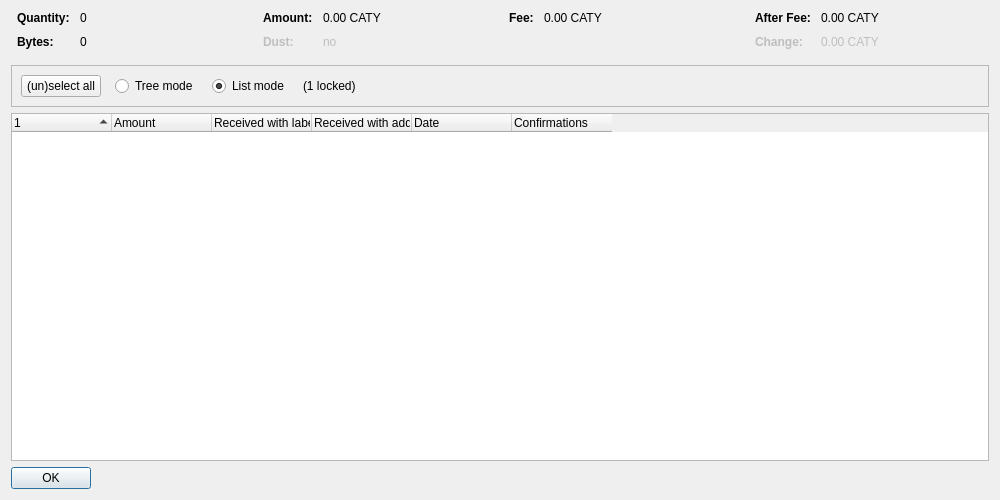
<?xml version="1.0" encoding="UTF-8"?>
<ui version="4.0">
 <class>CoinControlDialog</class>
 <widget class="QDialog" name="CoinControlDialog">
  <property name="geometry">
   <rect>
    <x>0</x>
    <y>0</y>
    <width>1000</width>
    <height>500</height>
   </rect>
  </property>
  <property name="windowTitle">
   <string>Coin Selection</string>
  </property>
  <layout class="QVBoxLayout" name="verticalLayout">
   <item>
    <layout class="QHBoxLayout" name="horizontalLayoutTop" stretch="0,0,0,0">
     <property name="topMargin">
      <number>0</number>
     </property>
     <property name="bottomMargin">
      <number>10</number>
     </property>
     <item>
      <layout class="QFormLayout" name="formLayoutCoinControl1">
       <property name="horizontalSpacing">
        <number>10</number>
       </property>
       <property name="verticalSpacing">
        <number>10</number>
       </property>
       <property name="leftMargin">
        <number>6</number>
       </property>
       <property name="rightMargin">
        <number>6</number>
       </property>
       <item row="0" column="0">
        <widget class="QLabel" name="labelCoinControlQuantityText">
         <property name="font">
          <font>
           <weight>75</weight>
           <bold>true</bold>
          </font>
         </property>
         <property name="text">
          <string>Quantity:</string>
         </property>
        </widget>
       </item>
       <item row="0" column="1">
        <widget class="QLabel" name="labelCoinControlQuantity">
         <property name="cursor">
          <cursorShape>IBeamCursor</cursorShape>
         </property>
         <property name="contextMenuPolicy">
          <enum>Qt::ActionsContextMenu</enum>
         </property>
         <property name="text">
          <string notr="true">0</string>
         </property>
         <property name="textInteractionFlags">
          <set>Qt::LinksAccessibleByMouse|Qt::TextSelectableByKeyboard|Qt::TextSelectableByMouse</set>
         </property>
        </widget>
       </item>
       <item row="1" column="0">
        <widget class="QLabel" name="labelCoinControlBytesText">
         <property name="font">
          <font>
           <weight>75</weight>
           <bold>true</bold>
          </font>
         </property>
         <property name="text">
          <string>Bytes:</string>
         </property>
        </widget>
       </item>
       <item row="1" column="1">
        <widget class="QLabel" name="labelCoinControlBytes">
         <property name="cursor">
          <cursorShape>IBeamCursor</cursorShape>
         </property>
         <property name="contextMenuPolicy">
          <enum>Qt::ActionsContextMenu</enum>
         </property>
         <property name="text">
          <string notr="true">0</string>
         </property>
         <property name="textInteractionFlags">
          <set>Qt::LinksAccessibleByMouse|Qt::TextSelectableByKeyboard|Qt::TextSelectableByMouse</set>
         </property>
        </widget>
       </item>
      </layout>
     </item>
     <item>
      <layout class="QFormLayout" name="formLayoutCoinControl2">
       <property name="horizontalSpacing">
        <number>10</number>
       </property>
       <property name="verticalSpacing">
        <number>10</number>
       </property>
       <property name="leftMargin">
        <number>6</number>
       </property>
       <property name="rightMargin">
        <number>6</number>
       </property>
       <item row="0" column="0">
        <widget class="QLabel" name="labelCoinControlAmountText">
         <property name="font">
          <font>
           <weight>75</weight>
           <bold>true</bold>
          </font>
         </property>
         <property name="text">
          <string>Amount:</string>
         </property>
        </widget>
       </item>
       <item row="0" column="1">
        <widget class="QLabel" name="labelCoinControlAmount">
         <property name="cursor">
          <cursorShape>IBeamCursor</cursorShape>
         </property>
         <property name="contextMenuPolicy">
          <enum>Qt::ActionsContextMenu</enum>
         </property>
         <property name="text">
          <string notr="true">0.00 CATY</string>
         </property>
         <property name="textInteractionFlags">
          <set>Qt::LinksAccessibleByMouse|Qt::TextSelectableByKeyboard|Qt::TextSelectableByMouse</set>
         </property>
        </widget>
       </item>
       <item row="1" column="0">
        <widget class="QLabel" name="labelCoinControlLowOutputText">
         <property name="enabled">
          <bool>false</bool>
         </property>
         <property name="font">
          <font>
           <weight>75</weight>
           <bold>true</bold>
          </font>
         </property>
         <property name="text">
          <string>Dust:</string>
         </property>
        </widget>
       </item>
       <item row="1" column="1">
        <widget class="QLabel" name="labelCoinControlLowOutput">
         <property name="enabled">
          <bool>false</bool>
         </property>
         <property name="cursor">
          <cursorShape>IBeamCursor</cursorShape>
         </property>
         <property name="contextMenuPolicy">
          <enum>Qt::ActionsContextMenu</enum>
         </property>
         <property name="text">
          <string notr="true">no</string>
         </property>
         <property name="textInteractionFlags">
          <set>Qt::LinksAccessibleByMouse|Qt::TextSelectableByKeyboard|Qt::TextSelectableByMouse</set>
         </property>
        </widget>
       </item>
      </layout>
     </item>
     <item>
      <layout class="QFormLayout" name="formLayoutCoinControl3">
       <property name="horizontalSpacing">
        <number>10</number>
       </property>
       <property name="verticalSpacing">
        <number>10</number>
       </property>
       <property name="leftMargin">
        <number>6</number>
       </property>
       <property name="rightMargin">
        <number>6</number>
       </property>
       <item row="0" column="0">
        <widget class="QLabel" name="labelCoinControlFeeText">
         <property name="font">
          <font>
           <weight>75</weight>
           <bold>true</bold>
          </font>
         </property>
         <property name="text">
          <string>Fee:</string>
         </property>
        </widget>
       </item>
       <item row="0" column="1">
        <widget class="QLabel" name="labelCoinControlFee">
         <property name="cursor">
          <cursorShape>IBeamCursor</cursorShape>
         </property>
         <property name="contextMenuPolicy">
          <enum>Qt::ActionsContextMenu</enum>
         </property>
         <property name="text">
          <string notr="true">0.00 CATY</string>
         </property>
         <property name="textInteractionFlags">
          <set>Qt::LinksAccessibleByMouse|Qt::TextSelectableByKeyboard|Qt::TextSelectableByMouse</set>
         </property>
        </widget>
       </item>
      </layout>
     </item>
     <item>
      <layout class="QFormLayout" name="formLayoutCoinControl4">
       <property name="horizontalSpacing">
        <number>10</number>
       </property>
       <property name="verticalSpacing">
        <number>10</number>
       </property>
       <property name="leftMargin">
        <number>6</number>
       </property>
       <property name="rightMargin">
        <number>6</number>
       </property>
       <item row="0" column="0">
        <widget class="QLabel" name="labelCoinControlAfterFeeText">
         <property name="font">
          <font>
           <weight>75</weight>
           <bold>true</bold>
          </font>
         </property>
         <property name="text">
          <string>After Fee:</string>
         </property>
        </widget>
       </item>
       <item row="0" column="1">
        <widget class="QLabel" name="labelCoinControlAfterFee">
         <property name="cursor">
          <cursorShape>IBeamCursor</cursorShape>
         </property>
         <property name="contextMenuPolicy">
          <enum>Qt::ActionsContextMenu</enum>
         </property>
         <property name="text">
          <string notr="true">0.00 CATY</string>
         </property>
         <property name="textInteractionFlags">
          <set>Qt::LinksAccessibleByMouse|Qt::TextSelectableByKeyboard|Qt::TextSelectableByMouse</set>
         </property>
        </widget>
       </item>
       <item row="1" column="0">
        <widget class="QLabel" name="labelCoinControlChangeText">
         <property name="enabled">
          <bool>false</bool>
         </property>
         <property name="font">
          <font>
           <weight>75</weight>
           <bold>true</bold>
          </font>
         </property>
         <property name="text">
          <string>Change:</string>
         </property>
        </widget>
       </item>
       <item row="1" column="1">
        <widget class="QLabel" name="labelCoinControlChange">
         <property name="enabled">
          <bool>false</bool>
         </property>
         <property name="cursor">
          <cursorShape>IBeamCursor</cursorShape>
         </property>
         <property name="contextMenuPolicy">
          <enum>Qt::ActionsContextMenu</enum>
         </property>
         <property name="text">
          <string notr="true">0.00 CATY</string>
         </property>
         <property name="textInteractionFlags">
          <set>Qt::LinksAccessibleByMouse|Qt::TextSelectableByKeyboard|Qt::TextSelectableByMouse</set>
         </property>
        </widget>
       </item>
      </layout>
     </item>
    </layout>
   </item>
   <item>
    <widget class="QFrame" name="frame">
     <property name="minimumSize">
      <size>
       <width>0</width>
       <height>40</height>
      </size>
     </property>
     <property name="frameShape">
      <enum>QFrame::StyledPanel</enum>
     </property>
     <property name="frameShadow">
      <enum>QFrame::Sunken</enum>
     </property>
     <layout class="QHBoxLayout" name="horizontalLayout">
      <item>
       <layout class="QHBoxLayout" name="horizontalLayoutPanel" stretch="0,0,0,0,0">
        <property name="spacing">
         <number>14</number>
        </property>
        <item>
         <widget class="QPushButton" name="pushButtonSelectAll">
          <property name="sizePolicy">
           <sizepolicy hsizetype="Maximum" vsizetype="Fixed">
            <horstretch>0</horstretch>
            <verstretch>0</verstretch>
           </sizepolicy>
          </property>
          <property name="text">
           <string>(un)select all</string>
          </property>
          <property name="autoDefault">
           <bool>false</bool>
          </property>
         </widget>
        </item>
        <item>
         <widget class="QRadioButton" name="radioTreeMode">
          <property name="sizePolicy">
           <sizepolicy hsizetype="Maximum" vsizetype="Fixed">
            <horstretch>0</horstretch>
            <verstretch>0</verstretch>
           </sizepolicy>
          </property>
          <property name="text">
           <string>Tree mode</string>
          </property>
         </widget>
        </item>
        <item>
         <widget class="QRadioButton" name="radioListMode">
          <property name="sizePolicy">
           <sizepolicy hsizetype="Maximum" vsizetype="Fixed">
            <horstretch>0</horstretch>
            <verstretch>0</verstretch>
           </sizepolicy>
          </property>
          <property name="text">
           <string>List mode</string>
          </property>
          <property name="checked">
           <bool>true</bool>
          </property>
         </widget>
        </item>
        <item>
         <widget class="QLabel" name="labelLocked">
          <property name="text">
           <string notr="true">(1 locked)</string>
          </property>
         </widget>
        </item>
        <item>
         <spacer name="horizontalSpacer">
          <property name="orientation">
           <enum>Qt::Horizontal</enum>
          </property>
          <property name="sizeHint" stdset="0">
           <size>
            <width>40</width>
            <height>20</height>
           </size>
          </property>
         </spacer>
        </item>
       </layout>
      </item>
     </layout>
    </widget>
   </item>
   <item>
    <widget class="CoinControlTreeWidget" name="treeWidget">
     <property name="contextMenuPolicy">
      <enum>Qt::CustomContextMenu</enum>
     </property>
     <property name="sortingEnabled">
      <bool>false</bool>
     </property>
     <property name="columnCount">
      <number>6</number>
     </property>
     <attribute name="headerShowSortIndicator" stdset="0">
      <bool>true</bool>
     </attribute>
     <attribute name="headerStretchLastSection">
      <bool>false</bool>
     </attribute>
     <column>
      <property name="text">
       <string/>
      </property>
     </column>
     <column>
      <property name="text">
       <string>Amount</string>
      </property>
     </column>
     <column>
      <property name="text">
       <string>Received with label</string>
      </property>
     </column>
     <column>
      <property name="text">
       <string>Received with address</string>
      </property>
     </column>
     <column>
      <property name="text">
       <string>Date</string>
      </property>
     </column>
     <column>
      <property name="text">
       <string>Confirmations</string>
      </property>
      <property name="toolTip">
       <string>Confirmed</string>
      </property>
     </column>
     <column>
      <property name="text">
       <string/>
      </property>
     </column>
     <column>
      <property name="text">
       <string/>
      </property>
     </column>
     <column>
      <property name="text">
       <string/>
      </property>
     </column>
     <column>
      <property name="text">
       <string/>
      </property>
     </column>
    </widget>
   </item>
   <item>
    <widget class="QDialogButtonBox" name="buttonBox">
     <property name="sizePolicy">
      <sizepolicy hsizetype="Maximum" vsizetype="Fixed">
       <horstretch>0</horstretch>
       <verstretch>0</verstretch>
      </sizepolicy>
     </property>
     <property name="orientation">
      <enum>Qt::Horizontal</enum>
     </property>
     <property name="standardButtons">
      <set>QDialogButtonBox::Ok</set>
     </property>
    </widget>
   </item>
  </layout>
 </widget>
 <customwidgets>
  <customwidget>
   <class>CoinControlTreeWidget</class>
   <extends>QTreeWidget</extends>
   <header>qt/coincontroltreewidget.h</header>
  </customwidget>
 </customwidgets>
 <resources/>
 <connections/>
</ui>
